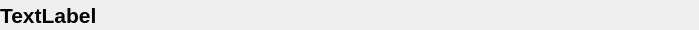
<?xml version="1.0" encoding="UTF-8"?>
<ui version="4.0">
 <class>StatusWindow</class>
 <widget class="QWidget" name="StatusWindow">
  <property name="geometry">
   <rect>
    <x>0</x>
    <y>0</y>
    <width>699</width>
    <height>30</height>
   </rect>
  </property>
  <property name="windowTitle">
   <string>Form</string>
  </property>
  <widget class="QLabel" name="label">
   <property name="geometry">
    <rect>
     <x>0</x>
     <y>0</y>
     <width>371</width>
     <height>31</height>
    </rect>
   </property>
   <property name="sizePolicy">
    <sizepolicy hsizetype="MinimumExpanding" vsizetype="MinimumExpanding">
     <horstretch>0</horstretch>
     <verstretch>0</verstretch>
    </sizepolicy>
   </property>
   <property name="font">
    <font>
     <pointsize>16</pointsize>
     <weight>75</weight>
     <bold>true</bold>
    </font>
   </property>
   <property name="text">
    <string>TextLabel</string>
   </property>
   <property name="textFormat">
    <enum>Qt::RichText</enum>
   </property>
  </widget>
 </widget>
 <resources/>
 <connections/>
</ui>
